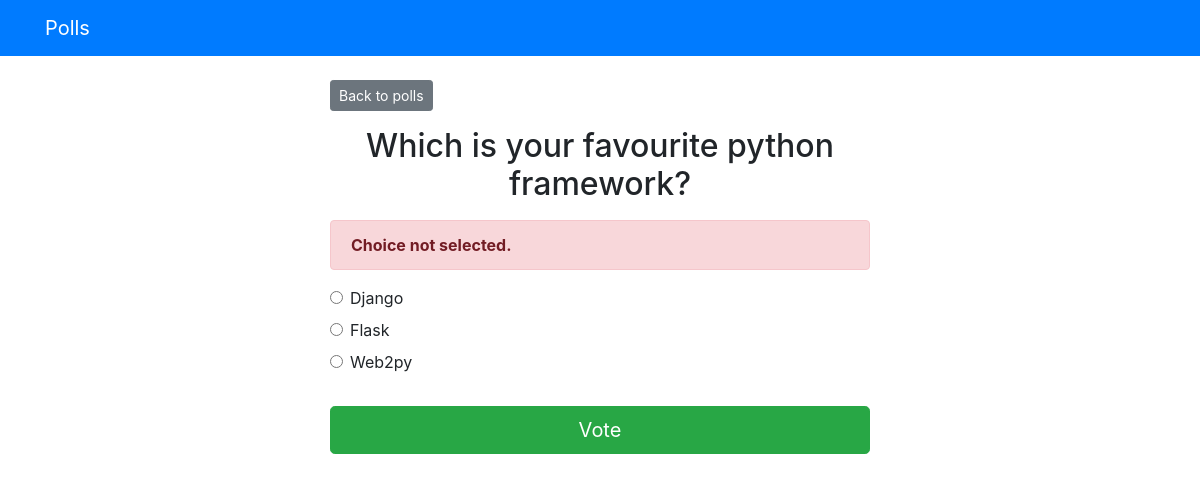
/polls/3/vote/, run on the app's committed database.
### polls/models.py (models this page shows, shortened)
class Questions(models.Model):
    question_text = models.CharField(max_length=200)
    publish_date = models.DateTimeField('Date Published')

class Choice(models.Model):
    question = models.ForeignKey(Questions, on_delete=models.CASCADE)
    choice_text = models.CharField(max_length=200)
    votes = models.IntegerField(default=0)

### polls/views.py (the view)
# urls.py: path('<int:question_id>/vote/', views.vote, name='vote')
def vote(request, question_id):
    question = get_object_or_404(Questions, pk=question_id)
    try:
        selected_choice = question.choice_set.get(pk=request.POST['choice'])
    except (KeyError, Choice.DoesNotExist):
        return render(request, 'polls/detail.html', {
        'question': question,
        'error_message': "Choice not selected."
        })
    else:
        selected_choice.votes += 1
        selected_choice.save()
        return HttpResponseRedirect(reverse('polls:results', args=(question.id,)))

### templates/polls/detail.html (shortened to what this page needs)
{% extends 'base.html' %}
{% block content %}
<a class="btn btn-secondary btn-sm mb-3" href="{% url 'polls:index' %}">Back to polls</a>
<h2 class="text-center mb-3">{{ question.question_text }}</h2>
{% if error_message %}
<p class="alert alert-danger">
  <strong>{{ error_message }}</strong>
</p>
{% endif %}
<form action="{% url 'polls:vote' question.id %}" method="post">
  {% for choice in question.choice_set.all %}
  <div class="form-check">
    <input type="radio" name="choice" class="form-check-input" id="choice{{ forloop.counter }}" value="{{ choice.id }}">
    <label for="choice{{ forloop.counter }}">{{ choice.choice_text }}</label>
  </div>
  {% endfor %}
  <input type="submit" value="Vote" class="btn btn-success btn-lg btn-block mt-4">
</form>
{% endblock %}

### data on the page
Questions: question_text "Which is your favourite python framework?"
Choice: choice_text "Django"
Choice: choice_text "Flask"
Choice: choice_text "Web2py"

### other printed values
{{ error_message }} "Choice not selected."
